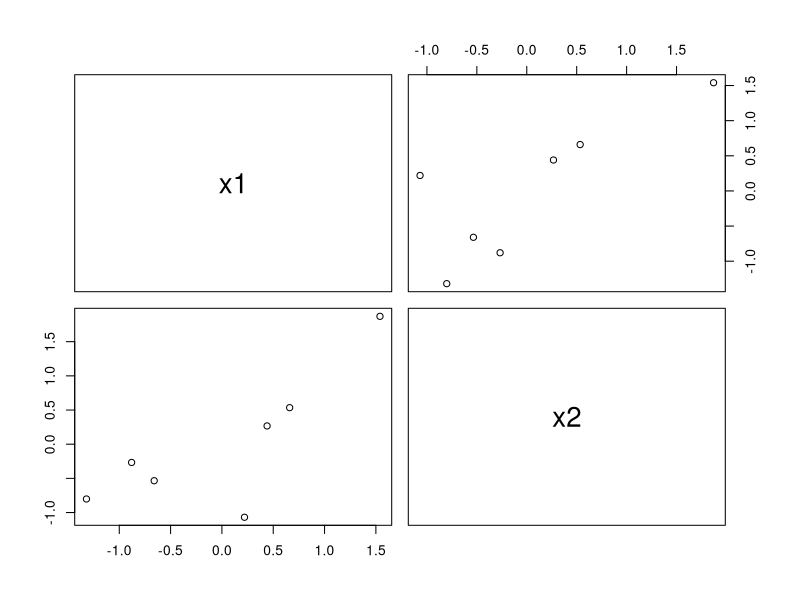
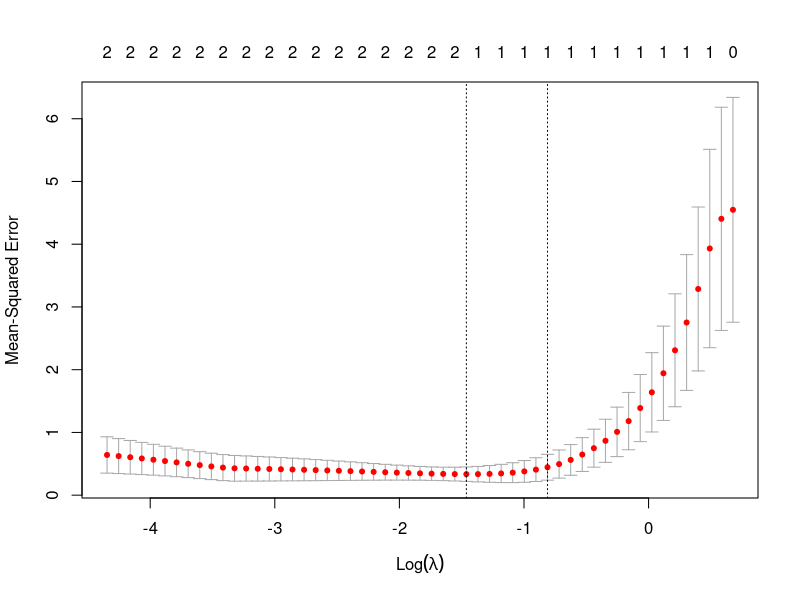
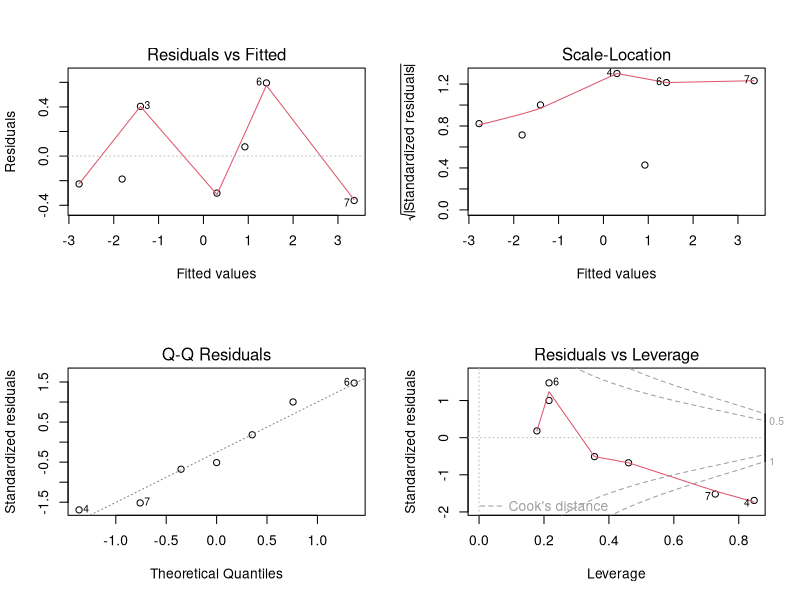
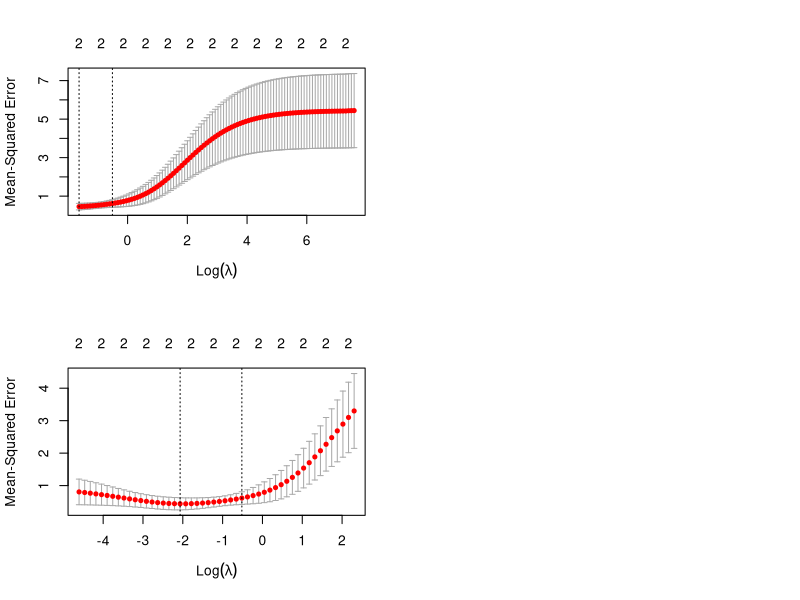

Write the R code that produced these figures, in order. (Note: this script raises an error after producing the figures.)
# ch3_lasso_ridge_text.R
# LASSO, Ridge, Elastic net
# data : example data in Chap3

# install package for regularization
install.packages("glmnet")
library (glmnet)
#help("glmnet")
#help("cv.glmnet")

# set working directory
setwd("D:/tempstore/2024_Chjun/data")

# read csv file
dat1<-read.csv("ch3_dat1.csv")
attach(dat1)

# data description
dim(dat1)
str(dat1)

## Ridge & Lasso Regression 
# remove missing one
dat_ex = na.omit(dat1)
# transform indicator variable if there is a factor variable
x<-model.matrix(y~.,dat1)[,-1]
y<-dat1$y

x<-scale(x)
#y<-scale(y)

dat1<-cbind.data.frame(x, y)
#y<-scale(y, center = TRUE, scale = TRUE)


# pariwise plot - Explanatory Data Analysis
var1<-c("x1","x2" )
pairs(dat1[var1],cex=1)

cor(x1,x2)

# 2. LASSO Optimal lambda
cv.lasso<-cv.glmnet(x, y, alpha=1, nfolds=4, grouped = FALSE)
par(mfrow=c(1,1))
plot(cv.lasso)

opt_lambda <-cv.lasso$lambda.min
log(opt_lambda)
opt_lambda

# LASSO model
lamda=0
lasso<-glmnet(x,y,alpha=1)
predict(lasso,s = opt_lambda,type="coefficients")

## LASSO model evaluation
pred_lasso <-predict(lasso,s=opt_lambda,newx=x)
# RMSE in LASSO model
rmse_lasso = sqrt(mean((pred_lasso - y)^2))
rmse_lasso

# specific lamda
opt_lambda=0
predict(lasso,s =opt_lambda,type="coefficients")
pred_lasso <-predict(lasso,s=opt_lambda,newx=x)
# RMSE in LASSO model
rmse_lasso = sqrt(mean((pred_lasso - y)^2))
rmse_lasso

# another try
lambda=0
lasso<- glmnet(x, y, alpha = 1, lambda = lambda)
print(coef(lasso))

## compare with MLR
#  multiple regression : 1st full model 
r1<-lm(y ~ x1+x2, data=dat1)
summary(r1)

pred_lm <- predict(r1, newdata=dat1[,-3])
# RMSE in MLR model
rmse_lm = sqrt(mean((pred_lm - y)^2))
rmse_lm

# residual diagnostic plot 
layout(matrix(c(1,2,3,4),2,2)) # optional 4 graphs/page 
plot(r1)

## 3. Ridge regression
# Optimal lambda
cv<-cv.glmnet(x, y, alpha=0)
plot(cv)

opt_lambda <-cv$lambda.min
log(opt_lambda)
opt_lambda

# Another try
lambda_values <- 10^seq(1, -2, length = 50)
ridge_model <- cv.glmnet(x, y, alpha = 0, lambda = lambda_values)
plot(ridge_model)

best_lambda <- ridge_model$lambda.min
cat("Optimal Lambda:", best_lambda, "\n")

# Ridge model
opt_lambda=0.2

opt_lamda=log(opt_lambda)
#ridge<-glmnet(x,y,alpha=0)
ridge<- glmnet(x, y, alpha = 0, lambda = 0.2)
print(coef(ridge))

predict(ridge,s = opt_lambda,type="coefficients")

#write.csv(dat1, file='lasso_dat1.csv')

## Ridge model evaluation
pre_ridge <-predict(ridge,s=opt_lambda, newx=x)
# RMSE in Rigde model
rmse_ridge = sqrt(mean((pre_ridge - y)^2))
rmse_ridge

# computation 
install.packages("tidyverse")
library (tidyverse)

# Ridge reg coeff for lamda=0.2
vector_rep <- rep(1, times = n)
vector1<- matrix(vector_rep, ncol = 1)
x3<-cbind(vector1, x)

t1<-solve(t(x3)%*%x3+0.2*diag(3))
t2<-t1%*%t(x3)
t2%*%y

# MLR coeff 
t1<-solve(t(x3)%*%x3)
t2<-t1%*%t(x3)
beta<-t2%*%y
beta


